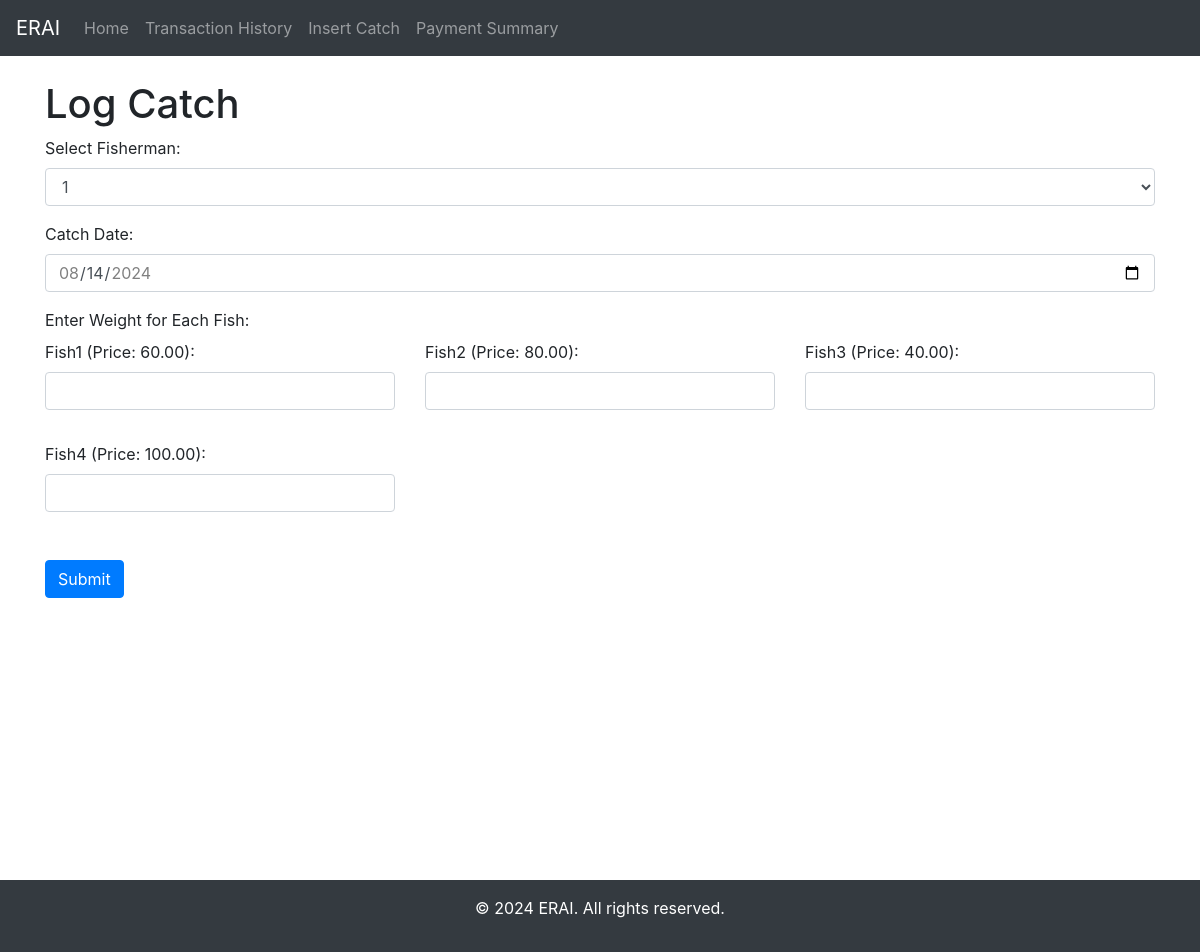
Page /log_catch/ on the earlier database version.
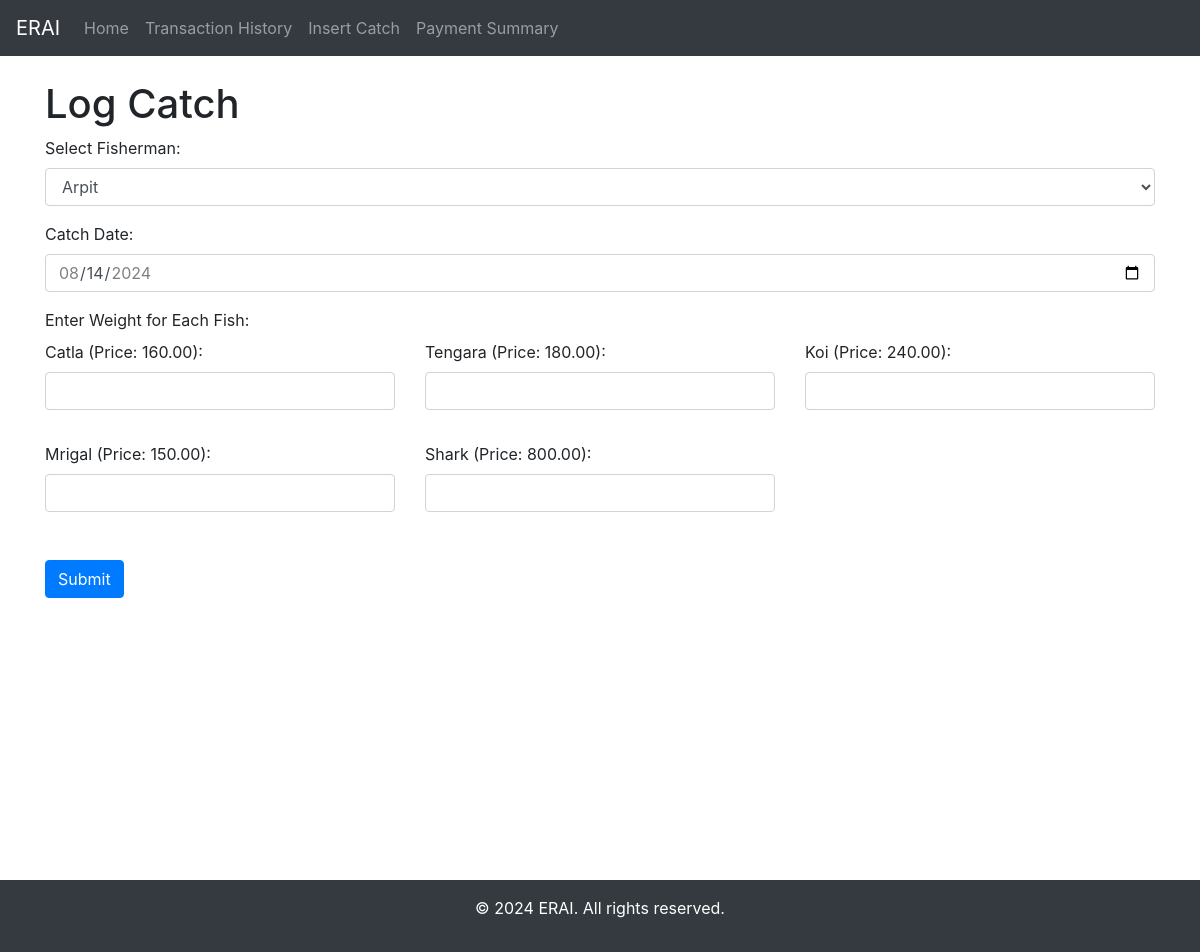
Same page on the later database version.
### myApp/models.py (models this page shows, shortened)
class Fish(models.Model):
    name = models.CharField(max_length=255)
    price = models.DecimalField(max_digits=10, decimal_places=2)
    royalty_amount = models.DecimalField(max_digits=10, decimal_places=2, default=0.00)

### myApp/views.py (the view)
# urls.py: path('log_catch/', log_catch, name='log_catch'),
def log_catch(request):
    if request.method == 'POST':
        fisherman_id = request.POST.get('fisherman')
        fisherman = Fisherman.objects.get(id=fisherman_id)
        fish_ids = [fish.id for fish in Fish.objects.all()]
        for fish_id in fish_ids:
            weight = request.POST.get(f'weight_{fish_id}')
            if weight and float(weight) > 0:
                fish = Fish.objects.get(id=fish_id)
                Catch.objects.create(
                    fisherman=fisherman,
                    fish=fish,
                    catch_date=timezone.now().date(),  # Assuming the catch date is today
                    weight=weight,
                    is_paid=False
                )
        return redirect("log_catch")  # Redirect to a success page or another view
    else:
        fishermen = Fisherman.objects.all()
        fish_list = Fish.objects.all()
        return render(request, 'catchByFisherman.html', {'fishermen': fishermen, 'fish_list': fish_list})

### myApp/templates/catchByFisherman.html (shortened to what this page needs)
{% extends 'base.html' %}
{% block content %}
    <h1>Log Catch</h1>
    <form method="post" action="{% url 'log_catch' %}">
        <div class="form-group">
            <label for="fisherman">Select Fisherman:</label>
            <select name="fisherman" id="fisherman" class="form-control" required>
                {% for fisherman in fishermen %}
                    <option value="{{ fisherman.id }}">{{ fisherman.name }}</option>
                {% endfor %}
            </select>
        </div>
        <div class="form-group">
            <label for="catch_date">Catch Date:</label>
            <input type="date" id="catch_date" name="catch_date" class="form-control" required>
        </div>
        <div class="form-group">
            <label for="fish_weights">Enter Weight for Each Fish:</label>
            <div class="row" id="fish_weights">
                {% for fish in fish_list %}
                    <div class="col-md-4 mb-3">
                        <div class="form-group">
                            <label for="weight_{{ fish.id }}">{{ fish.name }} (Price: {{ fish.price }}):</label>
                            <input type="number" name="weight_{{ fish.id }}" id="weight_{{ fish.id }}" class="form-control" step="0.01" min="0">
                        </div>
                    </div>
                {% endfor %}
            </div>
        </div>
        <button type="submit" class="btn btn-primary">Submit</button>
    </form>
{% endblock %}

### myApp/templates/base.html (shortened to what this page needs)
<!DOCTYPE html>
<html lang="en">
<head>
    <link rel="stylesheet" href="https://stackpath.bootstrapcdn.com/bootstrap/4.5.2/css/bootstrap.min.css">
</head>
<body class="d-flex flex-column">
    <nav class="navbar navbar-expand-lg navbar-dark bg-dark">
        <a class="navbar-brand" href="{% url 'home' %}">ERAI</a>
        <div class="collapse navbar-collapse" id="navbarNav">
            <ul class="navbar-nav">
                <li class="nav-item">
                    <a class="nav-link" href="{% url 'home' %}">Home</a>
                </li>
                <li class="nav-item">
                    <a class="nav-link" href="#">Transaction History</a>
                </li>
                <li class="nav-item">
                    <a class="nav-link" href="{% url "log_catch" %}">Insert Catch</a>
                </li>
                <li class="nav-item">
                    <a class="nav-link" href="{% url "payment_summary" %}">Payment Summary</a>
                </li>
            </ul>
        </div>
    </nav>
    <main class="container mt-4 content-wrapper">
        {% block content %}{% endblock %}
    </main>
    <footer class="bg-dark text-white py-3">
        <div class="container text-center">
            <p>&copy; 2024 ERAI. All rights reserved.</p>
        </div>
    </footer>
</body>
</html>

### myApp/templates/base.html (style rules this page uses)
html, body { height: 100%; margin: 0; }
.content-wrapper { min-height: 100vh; display: flex; flex-direction: column; }
footer { margin-top: auto; }

Differences in the rows shown:
changed Fish: name "Fish1" → "Catla"; price "60.00" → "160.00"
changed Fish: name "Fish2" → "Tengara"; price "80.00" → "180.00"
changed Fish: name "Fish3" → "Koi"; price "40.00" → "240.00"
changed Fish: name "Fish4" → "Mrigal"; price "100.00" → "150.00"
added Fish: name "Shark", price "800.00"
Other differences:
form field fisherman: "1" → "Arpit"
